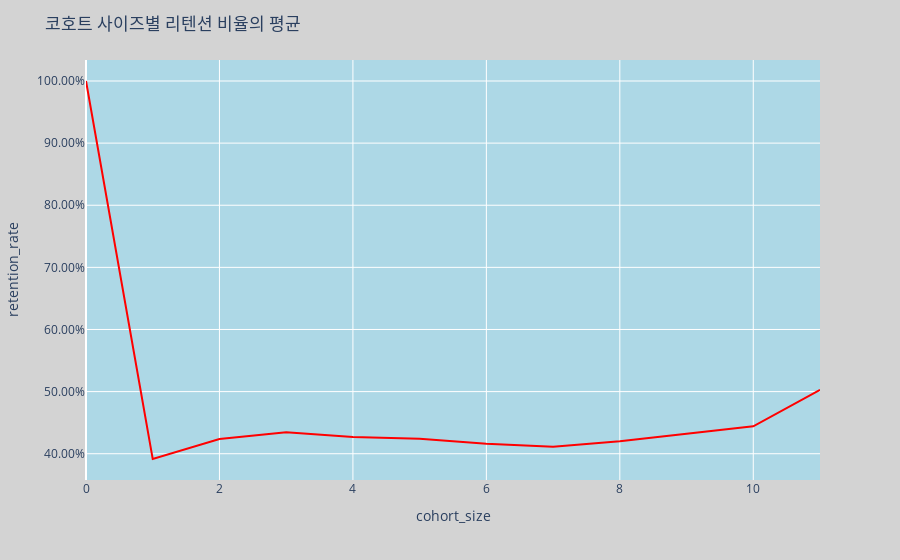

The code cell stored with this chart in its notebook:
### Code cell
fig = px.line(data_frame=retention_curve,x='cohort_size',y='retention_rate')
fig.update_layout(title='코호트 사이즈별 리텐션 비율의 평균',paper_bgcolor='lightgray',plot_bgcolor='lightblue')
fig.update_yaxes(tickformat='.2%')
fig.update_traces(line=dict(color='red'))

### Figure 1 — Plotly figure (JSON) as saved in the notebook; plotly's stock layout.template omitted (floating-point values rounded to 4 significant figures)
{"data": [{"hovertemplate": "cohort_size=%{x}<br>retention_rate=%{y}<extra></extra>", "legendgroup": "", "line": {"color": "red", "dash": "solid"}, "marker": {"symbol": "circle"}, "mode": "lines", "name": "", "orientation": "v", "showlegend": false, "type": "scatter", "x": [0, 1, 2, 3, 4, 5, 6, 7, 8, 9, 10, 11], "xaxis": "x", "y": [1, 0.3915, 0.4236, 0.4344, 0.4268, 0.424, 0.4162, 0.4113, 0.4202, 0.4327, 0.4441, 0.5028], "yaxis": "y"}], "layout": {"legend": {"tracegroupgap": 0}, "margin": {"t": 60}, "paper_bgcolor": "lightgray", "plot_bgcolor": "lightblue", "title": {"text": "코호트 사이즈별 리텐션 비율의 평균"}, "xaxis": {"anchor": "y", "domain": [0, 1], "title": {"text": "cohort_size"}}, "yaxis": {"anchor": "x", "domain": [0, 1], "tickformat": ".2%", "title": {"text": "retention_rate"}}}}
